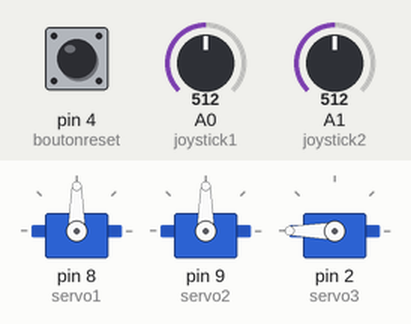
The sketch below on a simulated Arduino Uno, built with avr-gcc and run on an emulated ATmega328P. Parts: 3 × servo. Inputs (shaded band) come from the test bench; at power-on: A1 (joystick2) = 512, A0 (joystick1) = 512, pin 4 (boutonreset) HIGH.

Above: at 1.2 s.
1.3 s: A1 (joystick2) set to 589
2.8 s: A1 (joystick2) set to 608
At 3.25 s:
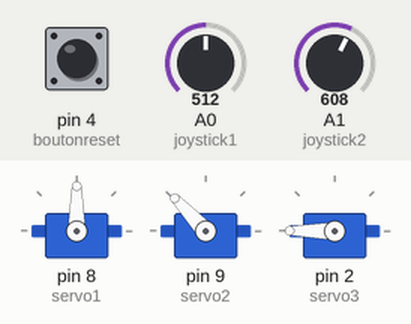
At 4.3 s:
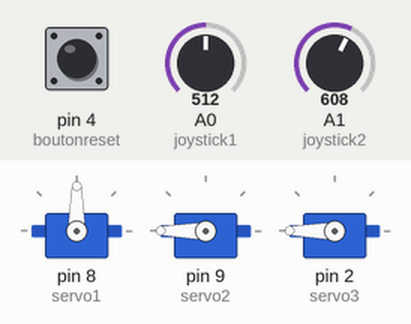
5.2 s: A0 (joystick1) set to 583
6.7 s: A0 (joystick1) set to 614
At 8.0 s:
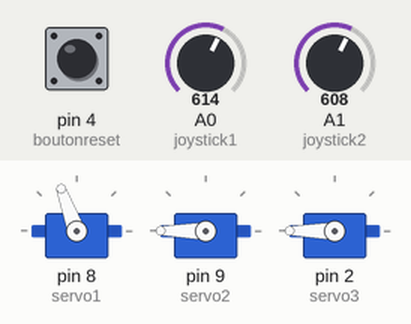
8.3 s: A1 (joystick2) set to 213
9.8 s: A1 (joystick2) set to 181
At 12.7 s:
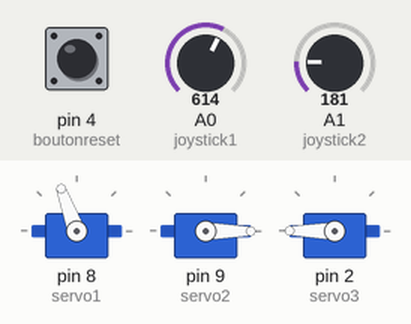
Timing chart, 0 to 13.8 s (numbered marks = the images above; inputs shaded):
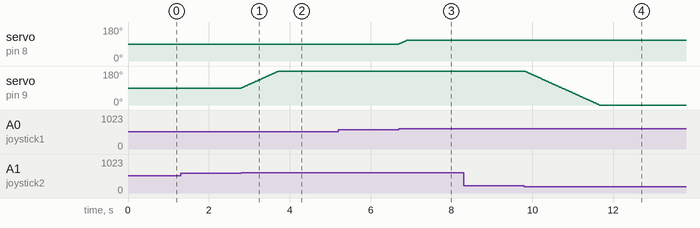

Measured:
- the behaviour switches between 600 and 601 on A1 (joystick2) (found by bisection; images 0 and 1)
- the behaviour switches between 600 and 601 on A0 (joystick1) (found by bisection; images 2 and 3)
- the behaviour switches between 200 and 199 on A1 (joystick2) (found by bisection; images 3 and 4)
- after the input at 1.3 s, every drawn part: stays the same
- after the input at 2.8 s, servo on pin 9 (servo2): moves from 90° to 180° over 0.92 s, starting at once
- after the input at 5.2 s, every drawn part: stays the same
- after the input at 6.7 s, servo on pin 8 (servo1): moves from 90° to 110° over 0.20 s, starting at once
- after the input at 8.3 s, every drawn part: stays the same
- after the input at 9.8 s, servo on pin 9 (servo2): moves from 180° to 0° over 1.9 s, starting at once

The sketch:

tourelle_code.ino
```cpp
#define joystick1    A0
#define joystick2    A1
#define servo1       8
#define servo2       9
#define servo3       2
#define boutonfire   0
#define boutonreset  4

int posx = 90;
int posy = 90;
int posfire = 180;

#include <Servo.h>
Servo PAN;
Servo TILT;
Servo FIRE;

void setup() {
  Serial.begin(9600);
  PAN.attach(servo1); PAN.write(posx);
  TILT.attach(servo2); TILT.write(posy);
  FIRE.attach(servo3); FIRE.write(posfire);
  delay(10);
  pinMode(boutonfire, INPUT_PULLUP);
  pinMode(boutonreset, INPUT_PULLUP);

}

void loop() {
  int Joystick1 = analogRead(joystick1);
  int Joystick2 = analogRead(joystick2);

  if (Joystick1 > 600 && Joystick1 < 1024 && posx < 110) {
    posx++;
    PAN.write(posx);
    delay(10);
  }
  if (Joystick1 >= 0 && Joystick1 < 200 && posx >70) {
    posx--;
    PAN.write(posx);
    delay(10);
  }
  if (Joystick2 > 600 && Joystick2 < 1024 && posy < 180) {
    posy++;
    TILT.write(posy);
    delay(10);
  }
  if (Joystick2 >= 0 && Joystick2 < 200 && posy > 0) {
    posy--;
    TILT.write(posy);
    delay(10);
  }
  if (digitalRead(boutonfire) == 0) {
    FIRE.write(60);
  }
  else {
    FIRE.write(180);
  }
  if (digitalRead(boutonreset) == 0){
    TILT.write(90);
    PAN.write(90);
    }

}
```
